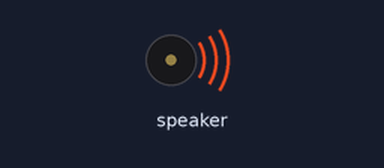
A program run on a simulated Calliope mini (MakeCode). Shown: buzzer (waves = sounding). At 40.6 s the program stops and its outputs stay as they are.

Above: at 0.1 s.
At 40.1 s:
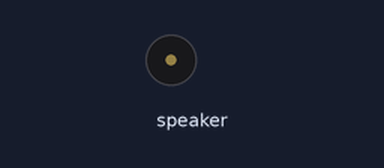
Timing chart, 0 to 41.6 s (numbered marks = the images above):
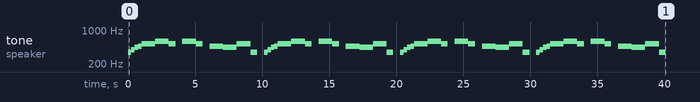

The program:

main.ts
```typescript
for (let index = 0; index < 4; index++) {
    music.playTone(349, music.beat(BeatFraction.Half))
    music.playTone(392, music.beat(BeatFraction.Half))
    music.playTone(440, music.beat(BeatFraction.Half))
    music.playTone(466, music.beat(BeatFraction.Half))
    for (let index = 0; index < 2; index++) {
        music.playTone(523, music.beat(BeatFraction.Whole))
    }
    for (let index = 0; index < 4; index++) {
        music.playTone(587, music.beat(BeatFraction.Half))
    }
    music.playTone(523, music.beat(BeatFraction.Whole))
    music.rest(music.beat(BeatFraction.Whole))
    for (let index = 0; index < 4; index++) {
        music.playTone(587, music.beat(BeatFraction.Half))
    }
    music.playTone(523, music.beat(BeatFraction.Whole))
    music.rest(music.beat(BeatFraction.Whole))
    for (let index = 0; index < 4; index++) {
        music.playTone(466, music.beat(BeatFraction.Half))
    }
    for (let index = 0; index < 2; index++) {
        music.playTone(440, music.beat(BeatFraction.Whole))
    }
    for (let index = 0; index < 4; index++) {
        music.playTone(523, music.beat(BeatFraction.Half))
    }
    music.playTone(349, music.beat(BeatFraction.Whole))
    music.rest(music.beat(BeatFraction.Whole))
}
```

test.ts
```typescript
// Hier kann man Tests durchführen; diese Datei wird nicht kompiliert, wenn dieses Paket als Erweiterung verwendet wird.
```
